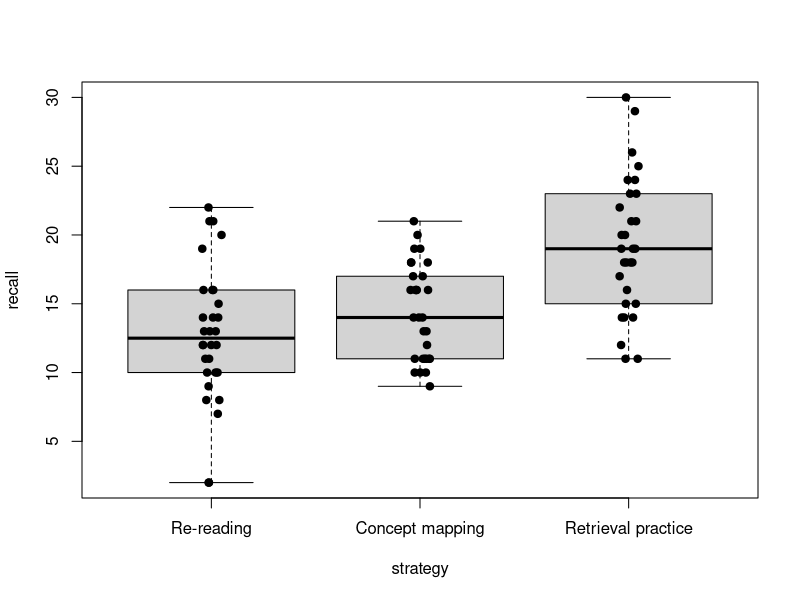
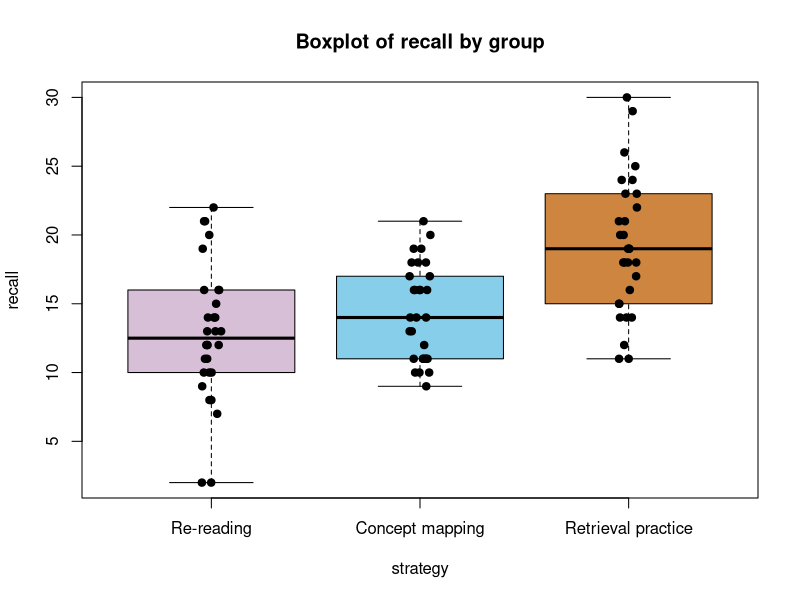
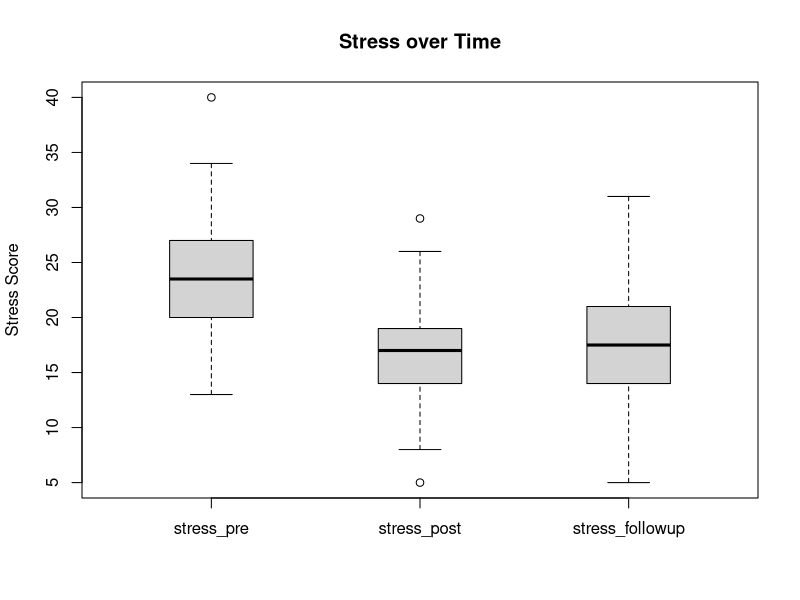
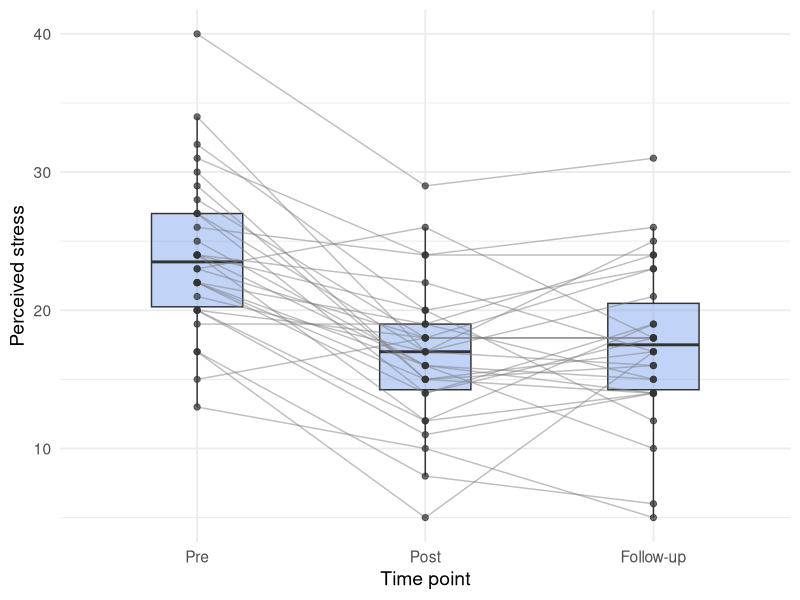
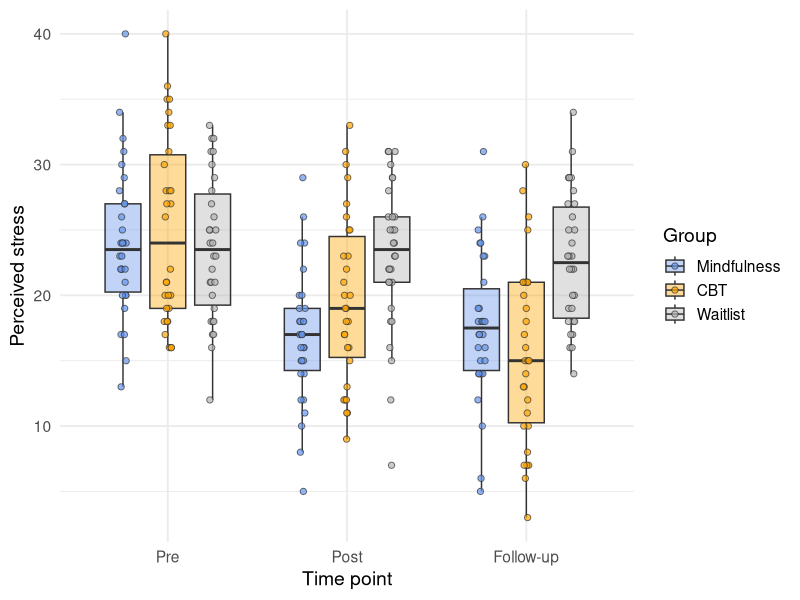

Here is the R script that generated these plots, in order:
## ---- chunk 1
#| echo: false
df <- read.csv("data/studyStrategyData.csv")
## ---- chunk 2
df$strategy <- factor(df$strategy, levels = c("Re-reading",
                                             "Concept mapping",
                                             "Retrieval practice"))
## ---- chunk 3
#| echo: false
aovFormula <- recall ~ strategy
## ---- chunk 4
library(car)
leveneTest(aovFormula,df)

## ---- chunk 5
mdl <- aov(aovFormula,df)

## ---- chunk 6
#| echo: false
shapiro.test(mdl$residuals)
## ---- chunk 7
summary(mdl)
## ---- chunk 8
library(psych)
TukeyHSD(mdl)

describeBy(df$recall, df$strategy)
## ---- chunk 9
library(rstatix)
eta_squared(mdl) 
## ---- chunk 10
boxplot(aovFormula, data = df, outline = FALSE) 
stripchart(aovFormula, data = df, vertical = TRUE, method = "jitter", jitter = 0.05, pch = 19, add = TRUE)

## ---- chunk 11
boxplot(aovFormula, data = df, main = "Boxplot of recall by group", col = c("thistle","skyblue","peru" ),outline = FALSE) 
stripchart(aovFormula, data = df, vertical = TRUE, method = "jitter", jitter = 0.05, pch = 19, add = TRUE)

## ---- chunk 12
#| echo: false
rm(list = ls()) #clear the environment
df <- read.csv("data/stress_repeated_1x3.csv")
## ---- chunk 13
library(tidyr)

dfLong <- pivot_longer(df, cols = starts_with("stress"), names_to = "Time", values_to = "Score")

# we still need to properly set up our factor variable
dfLong$Time <- factor(dfLong$Time,
                       levels = c("stress_pre", "stress_post", "stress_followup"),
                       labels = c("Pre", "Post", "Follow-up"))
## ---- chunk 14
library(rstatix)

res <- anova_test(data = dfLong, dv = Score, wid = id,
                  within = Time, effect.size = "pes")

res  #print the result to screen

## ---- chunk 15
get_anova_table(res)
## ---- chunk 16
pwc <- pairwise_t_test(dfLong, Score ~ Time,
                       paired = TRUE,
                       p.adjust.method = "bonferroni")
pwc

#calculate Cohen's D
pwd <- cohens_d(dfLong, Score ~ Time, paired = TRUE)

pwd


#get descriptive statistics
get_summary_stats(df, stress_pre, stress_post, stress_followup, type = "mean_sd")
## ---- chunk 17
boxplot(df[, c("stress_pre", "stress_post", "stress_followup")],
        main = "Stress over Time", ylab = "Stress Score",
        boxwex = 0.4)

## ---- chunk 18
library(ggplot2)
ggplot(dfLong, aes(x = Time, y = Score)) +
  geom_boxplot(width = 0.4, outlier.shape = NA,
               fill = "cornflowerblue", alpha = 0.4) +
  geom_line(aes(group = id), colour = "grey50", alpha = 0.5) +
  geom_point(colour = "grey20", alpha = 0.7, size = 1.8) +
  labs(x = "Time point", y = "Perceived stress") +
  theme_minimal(base_size = 14)


## ---- chunk 19
#| echo: false
rm(list = ls()) #clear the environment
df <- read.csv("data/stress_mixed_3x3.csv")
## ---- chunk 20

library(tidyr)

dfLong <- pivot_longer(df, cols = starts_with("stress"), names_to = "Time", values_to = "Score")

# we still need to properly set up our factor variable
dfLong$Time <- factor(dfLong$Time,
                       levels = c("stress_pre", "stress_post", "stress_followup"),
                       labels = c("Pre", "Post", "Follow-up"))
#now we need to do the same for the group variable.
dfLong$group <- factor(dfLong$group,
                       levels = c("Mindfulness", "CBT", "Waitlist"),
                       )

head(dfLong)
## ---- chunk 21
ggplot(dfLong, aes(x = Time, y = Score, fill = group)) +
  geom_boxplot(width = 0.6, outlier.shape = NA, alpha = 0.4,
               position = position_dodge(width = 0.75)) +
  geom_point(shape = 21, colour = "grey20", alpha = 0.7, size = 1.8,
             position = position_jitterdodge(jitter.width = 0.1,
                                             dodge.width = 0.75)) +
  scale_fill_manual(values = c("cornflowerblue", "orange","grey70")) +
  labs(x = "Time point", y = "Perceived stress", fill = "Group") +
  theme_minimal(base_size = 14)

## ---- chunk 22
library(car)

by(dfLong, dfLong$Time, function(d) leveneTest(Score ~ group, data = d))

## ---- chunk 23
# The ANOVA itself reports Mauchly's test and the sphericity corrections
res <- anova_test(data = dfLong, dv = Score, wid = id,
           between = group, within = Time, effect.size = "pes")
get_anova_table(res)
## ---- chunk 24
# The ANOVA itself reports Mauchly's test and the sphericity corrections
res <- anova_test(data = dfLong, dv = Score, wid = id,
           between = group, within = Time, effect.size = "pes")
res
get_anova_table(res)
